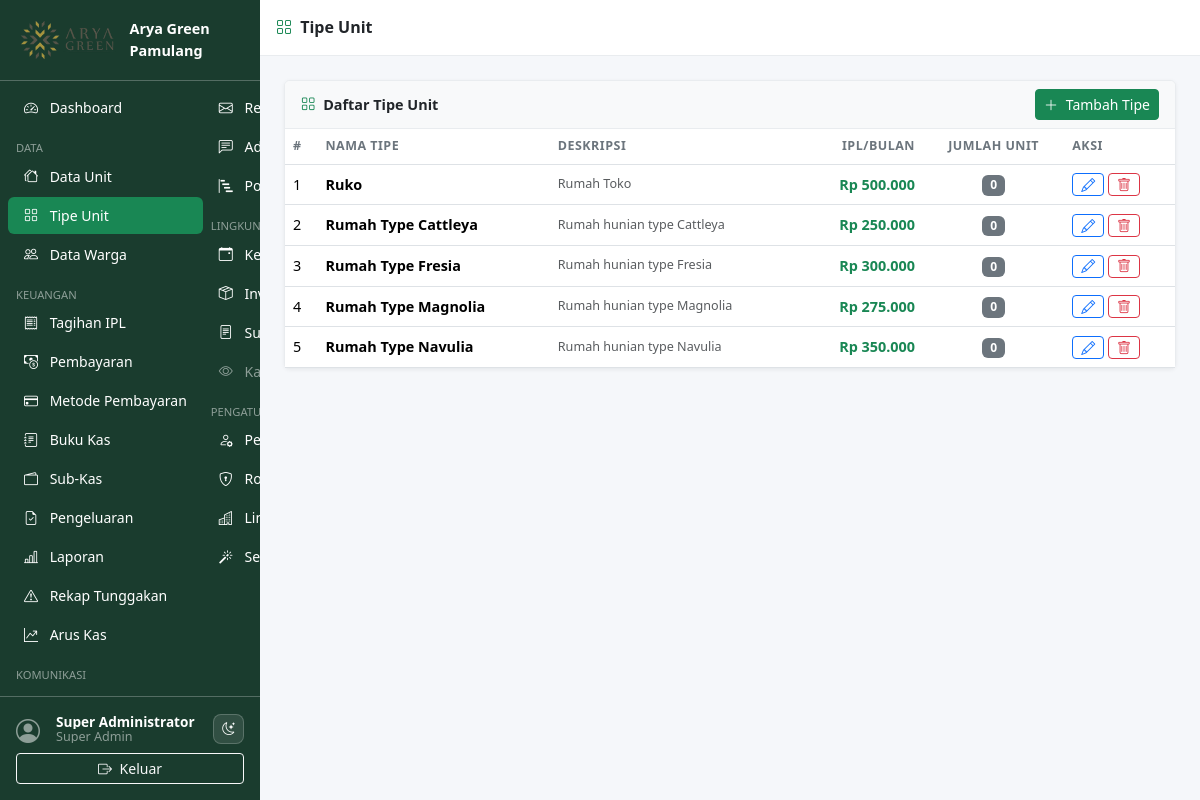
The app's page /pages/unit_types/index.php (signed in), older data.
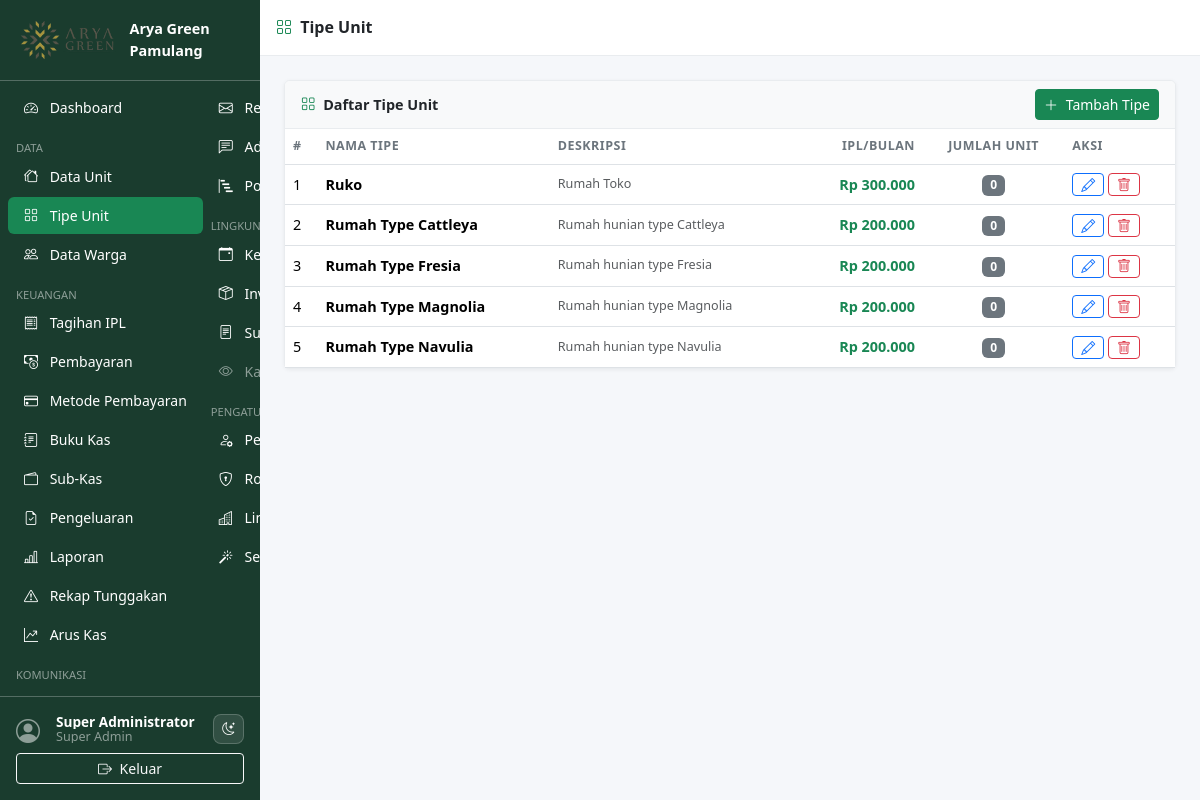
The same page, newer data.
### tables this page shows
CREATE TABLE `unit_types` (
  `id`          INT UNSIGNED AUTO_INCREMENT PRIMARY KEY,
  `name`        VARCHAR(100) NOT NULL,
  `description` TEXT DEFAULT NULL,
  `ipl_amount`  DECIMAL(12,2) NOT NULL DEFAULT 0,
  `created_at`  TIMESTAMP DEFAULT CURRENT_TIMESTAMP
);

### includes/auth.php (called while the page is built, shortened)
<?php
require_once __DIR__ . '/functions.php';
function auth_user(): array {
    return $_SESSION['auth_user'] ?? [];
}
function can(string $permission): bool {
    return in_array($permission, $_SESSION['permissions'] ?? [], true);
}

### includes/functions.php (called while the page is built, shortened)
<?php
function e(mixed $v): string {
    return htmlspecialchars((string)$v, ENT_QUOTES | ENT_SUBSTITUTE, 'UTF-8');
}
function idr(float $v): string {
    return 'Rp ' . number_format($v, 0, ',', '.');
}

### pages/unit_types/index.php (the view, shortened to what this page needs)
<?php
require_once __DIR__ . '/../../includes/auth.php';
require_once __DIR__ . '/../../includes/functions.php';
$db = db();
$types = $db->query(
    'SELECT ut.*, COUNT(u.id) AS unit_count
     FROM unit_types ut
     LEFT JOIN units u ON u.unit_type_id = ut.id
     GROUP BY ut.id
     ORDER BY ut.name'
)->fetch_all(MYSQLI_ASSOC);
include __DIR__ . '/../../includes/header.php';
include __DIR__ . '/../../includes/sidebar.php';
?>
<div class="content-wrapper">
  <div class="topbar d-flex align-items-center px-3 gap-2">
    <h6 class="mb-0 fw-semibold"><i class="bi bi-grid me-1 text-success"></i> Tipe Unit</h6>
  </div>
  <div class="main-content">
    <div class="card">
      <div class="card-header d-flex align-items-center justify-content-between">
        <span><i class="bi bi-grid me-1 text-success"></i> Daftar Tipe Unit</span>
        <?php if (can('units.create')): ?>
          <a href="form.php" class="btn btn-success btn-sm">
            <i class="bi bi-plus-lg me-1"></i> Tambah Tipe
          </a>
        <?php endif; ?>
      </div>
      <div class="card-body p-0">
        <div class="table-responsive">
          <table class="table table-hover mb-0">
            <thead><tr>
              <th>#</th>
              <th>Nama Tipe</th>
              <th>Deskripsi</th>
              <th class="text-end">IPL/Bulan</th>
              <th class="text-center">Jumlah Unit</th>
              <th>Aksi</th>
            </tr></thead>
            <tbody>
            <?php if (empty($types)): ?>
              <tr><td colspan="6" class="text-center text-muted py-4">Belum ada tipe unit.</td></tr>
            <?php else: foreach ($types as $i => $t): ?>
              <tr>
                <td><?= $i + 1 ?></td>
                <td><strong><?= e($t['name']) ?></strong></td>
                <td class="text-muted small"><?= e($t['description'] ?: '—') ?></td>
                <td class="text-end fw-semibold text-success"><?= idr((float)$t['ipl_amount']) ?></td>
                <td class="text-center">
                  <span class="badge bg-secondary"><?= (int)$t['unit_count'] ?></span>
                </td>
                <td>
                  <?php if (can('units.edit')): ?>
                    <a href="form.php?id=<?= $t['id'] ?>"
                       class="btn btn-sm btn-outline-primary py-0 px-2">
                      <i class="bi bi-pencil"></i>
                    </a>
                  <?php endif; ?>
                  <?php if (can('units.delete') && (int)$t['unit_count'] === 0): ?>
                    <form method="POST" class="d-inline">
                      <button type="submit" class="btn btn-sm btn-outline-danger py-0 px-2"
                              data-confirm="Hapus tipe unit <?= e($t['name']) ?>?">
                        <i class="bi bi-trash"></i>
                      </button>
                    </form>
                  <?php endif; ?>
                </td>
              </tr>
            <?php endforeach; endif; ?>
            </tbody>
          </table>
        </div>
      </div>
    </div>
  </div>
</div>
<?php include __DIR__ . '/../../includes/footer.php'; ?>

### includes/header.php (shortened to what this page needs)
<?php
$current_user = auth_user();
?>
<!DOCTYPE html>
<html lang="id">
<head>
  <link rel="stylesheet" href="https://cdn.jsdelivr.net/npm/bootstrap@5.3.3/dist/css/bootstrap.min.css">
  <link rel="stylesheet" href="https://cdn.jsdelivr.net/npm/bootstrap-icons@1.11.3/font/bootstrap-icons.min.css">
  <link rel="stylesheet" href="<?= APP_URL ?>/assets/css/style.css">
</head>
<body>
<div class="wrapper d-flex">

### includes/sidebar.php (shortened to what this page needs)
<?php
$current_uri = $_SERVER['REQUEST_URI'] ?? '';
function nav_active(string $path): string {
    global $current_uri;
    return str_contains($current_uri, $path) ? ' active' : '';
}
?>
<nav id="sidebar" class="sidebar d-flex flex-column flex-shrink-0 p-0">
  <a href="<?= APP_URL ?>/pages/dashboard.php"
     class="d-flex align-items-center p-3 text-white text-decoration-none sidebar-brand">
    <img src="<?= APP_URL ?>/assets/images/logo.png" alt="Logo" class="sidebar-logo me-2">
    <span class="fw-bold"><?= APP_NAME ?></span>
  </a>
  <hr class="text-white m-0">
  <ul class="nav nav-pills flex-column mb-auto px-2 py-2" style="overflow-y:auto">
    <?php if (can('dashboard.view')): ?>
    <li class="nav-item">
      <a href="<?= APP_URL ?>/pages/dashboard.php"
         class="nav-link text-white<?= nav_active('/dashboard') ?>">
        <i class="bi bi-speedometer2 me-2"></i> Dashboard
      </a>
    </li>
    <?php endif; ?>
    <?php if (can('units.view')): ?>
    <li class="nav-item mt-2">
      <small class="text-white-50 px-2 text-uppercase" style="font-size:.7rem">Data</small>
    </li>
    <li class="nav-item">
      <a href="<?= APP_URL ?>/pages/units/index.php"
         class="nav-link text-white<?= nav_active('/units/') ?>">
        <i class="bi bi-houses me-2"></i> Data Unit
      </a>
    </li>
    <li class="nav-item">
      <a href="<?= APP_URL ?>/pages/unit_types/index.php"
         class="nav-link text-white<?= nav_active('/unit_types') ?>">
        <i class="bi bi-grid me-2"></i> Tipe Unit
      </a>
    </li>
    <?php endif; ?>
    <?php if (can('residents.view')): ?>
    <li class="nav-item">
      <a href="<?= APP_URL ?>/pages/residents/index.php"
         class="nav-link text-white<?= nav_active('/residents') ?>">
        <i class="bi bi-people me-2"></i> Data Warga
      </a>
    </li>
    <?php endif; ?>
    <?php if (can('billing.view') || can('payments.view')): ?>
    <li class="nav-item mt-2">
      <small class="text-white-50 px-2 text-uppercase" style="font-size:.7rem">Keuangan</small>
    </li>
    <?php endif; ?>
    <?php if (can('billing.view')): ?>
    <li class="nav-item">
      <a href="<?= APP_URL ?>/pages/billing/index.php"
         class="nav-link text-white<?= nav_active('/billing') ?>">
        <i class="bi bi-receipt me-2"></i> Tagihan IPL
      </a>
    </li>
    <?php endif; ?>
    <?php if (can('payments.view')): ?>
    <li class="nav-item">
      <a href="<?= APP_URL ?>/pages/payments/index.php"
         class="nav-link text-white<?= nav_active('/payments') ?>">
        <i class="bi bi-cash-coin me-2"></i> Pembayaran
      </a>
    </li>
    <?php endif; ?>
    <?php if (can('payment_methods.view')): ?>
    <li class="nav-item">
      <a href="<?= APP_URL ?>/pages/payment_methods/index.php"
         class="nav-link text-white<?= nav_active('/payment_methods') ?>">
        <i class="bi bi-credit-card me-2"></i> Metode Pembayaran
      </a>
    </li>
    <?php endif; ?>
    <?php if (can('cashbook.view')): ?>
    <li class="nav-item">
      <a href="<?= APP_URL ?>/pages/cashbook/index.php"
         class="nav-link text-white<?= nav_active('/cashbook') ?>">
        <i class="bi bi-journal-text me-2"></i> Buku Kas
      </a>
    </li>
    <?php endif; ?>
    <?php if (can('kas.view')): ?>
    <li class="nav-item">
      <a href="<?= APP_URL ?>/pages/kas/index.php"
         class="nav-link text-white<?= nav_active('/kas/') ?>">
        <i class="bi bi-wallet2 me-2"></i> Sub-Kas
      </a>
    </li>
    <?php endif; ?>
    <?php if (can('expense.request') || can('expense.approve')): ?>
    <li class="nav-item">
      <a href="<?= APP_URL ?>/pages/expense/index.php"
         class="nav-link text-white<?= nav_active('/expense') ?>">
        <i class="bi bi-file-earmark-check me-2"></i> Pengeluaran
      </a>
    </li>
    <?php endif; ?>
    <?php if (can('reports.view')): ?>
    <li class="nav-item">
      <a href="<?= APP_URL ?>/pages/reports/index.php"
         class="nav-link text-white<?= nav_active('/reports/index') ?>">
        <i class="bi bi-bar-chart-line me-2"></i> Laporan
      </a>
    </li>
    <li class="nav-item">
      <a href="<?= APP_URL ?>/pages/reports/arrears.php"
         class="nav-link text-white<?= nav_active('/reports/arrears') ?>">
        <i class="bi bi-exclamation-triangle me-2"></i> Rekap Tunggakan
      </a>
    </li>
    <li class="nav-item">
      <a href="<?= APP_URL ?>/pages/reports/cashflow.php"
         class="nav-link text-white<?= nav_active('/reports/cashflow') ?>">
        <i class="bi bi-graph-up-arrow me-2"></i> Arus Kas
      </a>
    </li>
    <?php endif; ?>
    <?php if (can('billing.send_reminder') || can('complaints.view') || can('polls.view')): ?>
    <li class="nav-item mt-2">
      <small class="text-white-50 px-2 text-uppercase" style="font-size:.7rem">Komunikasi</small>
    </li>
    <?php endif; ?>
    <?php if (can('billing.send_reminder')): ?>
    <li class="nav-item">
      <a href="<?= APP_URL ?>/pages/billing/send_reminders.php"
         class="nav-link text-white<?= nav_active('/send_reminders') ?>">
        <i class="bi bi-envelope me-2"></i> Reminder Email
      </a>
    </li>
    <?php endif; ?>
    <?php if (can('complaints.view')): ?>
    <li class="nav-item">
      <a href="<?= APP_URL ?>/pages/complaints/index.php"
         class="nav-link text-white<?= nav_active('/complaints') ?>">
        <i class="bi bi-chat-left-text me-2"></i> Aduan Warga
      </a>
    </li>
    <?php endif; ?>
    <?php if (can('polls.view')): ?>
    <li class="nav-item">
      <a href="<?= APP_URL ?>/pages/polls/index.php"
         class="nav-link text-white<?= nav_active('/polls') ?>">
        <i class="bi bi-bar-chart-steps me-2"></i> Polling
      </a>
    </li>
    <?php endif; ?>
    <?php if (can('events.view') || can('inventory.view') || can('letters.view')): ?>
    <li class="nav-item mt-2">
      <small class="text-white-50 px-2 text-uppercase" style="font-size:.7rem">Lingkungan</small>
    </li>
    <?php endif; ?>
    <?php if (can('events.view')): ?>
    <li class="nav-item">
      <a href="<?= APP_URL ?>/pages/events/index.php"
         class="nav-link text-white<?= nav_active('/events') ?>">
        <i class="bi bi-calendar-event me-2"></i> Kegiatan
      </a>
    </li>
    <?php endif; ?>
    <?php if (can('inventory.view')): ?>
    <li class="nav-item">
      <a href="<?= APP_URL ?>/pages/inventory/index.php"
         class="nav-link text-white<?= nav_active('/inventory') ?>">
        <i class="bi bi-box-seam me-2"></i> Inventaris
      </a>
    </li>
    <?php endif; ?>
    <?php if (can('letters.view')): ?>
    <li class="nav-item">
      <a href="<?= APP_URL ?>/pages/letters/index.php"
         class="nav-link text-white<?= nav_active('/letters') ?>">
        <i class="bi bi-file-text me-2"></i> Surat RT
      </a>
    </li>
    <?php endif; ?>
    <li class="nav-item">
      <a href="<?= APP_URL ?>/pages/public/kas.php" target="_blank"
         class="nav-link text-white-50<?= nav_active('/public/kas') ?>">
        <i class="bi bi-eye me-2"></i> Kas Publik <i class="bi bi-box-arrow-up-right ms-1" style="font-size:.7rem"></i>
      </a>
    </li>
    <?php if (can('users.view') || can('roles.manage') || can('environments.view')): ?>
    <li class="nav-item mt-2">
      <small class="text-white-50 px-2 text-uppercase" style="font-size:.7rem">Pengaturan</small>
    </li>
    <?php endif; ?>
    <?php if (can('users.view')): ?>
    <li class="nav-item">
      <a href="<?= APP_URL ?>/pages/users/index.php"
         class="nav-link text-white<?= nav_active('/users') ?>">
        <i class="bi bi-person-gear me-2"></i> Pengguna
      </a>
    </li>
    <?php endif; ?>
    <?php if (can('roles.manage')): ?>
    <li class="nav-item">
      <a href="<?= APP_URL ?>/pages/roles/index.php"
         class="nav-link text-white<?= nav_active('/roles') ?>">
        <i class="bi bi-shield-lock me-2"></i> Roles & Akses
      </a>
    </li>
    <?php endif; ?>
    <?php if (can('environments.view')): ?>
    <li class="nav-item">
      <a href="<?= APP_URL ?>/pages/environments/index.php"
         class="nav-link text-white<?= nav_active('/environments') ?>">
        <i class="bi bi-buildings me-2"></i> Lingkungan
      </a>
    </li>
    <?php endif; ?>
    <?php if (can('users.create')): ?>
    <li class="nav-item">
      <a href="<?= APP_URL ?>/pages/onboarding/index.php"
         class="nav-link text-white<?= nav_active('/onboarding') ?>">
        <i class="bi bi-magic me-2"></i> Setup / Onboarding
      </a>
    </li>
    <?php endif; ?>
  </ul>
  <hr class="text-white m-0">
  <div class="p-3">
    <div class="d-flex align-items-center mb-2">
      <div class="avatar-sm me-2">
        <i class="bi bi-person-circle fs-4 text-white-50"></i>
      </div>
      <div class="text-white lh-1 flex-grow-1 overflow-hidden">
        <div class="fw-semibold text-truncate" style="font-size:.85rem"><?= e($current_user['name'] ?? '') ?></div>
        <small class="text-white-50"><?= e(ucwords(str_replace('_',' ', $current_user['role'] ?? ''))) ?></small>
      </div>
      <button type="button" class="dark-toggle sidebar-theme-toggle text-white ms-2" aria-label="Ganti tema" title="Ganti tema">
        <i class="bi bi-moon-stars"></i>
      </button>
    </div>
    <a href="<?= APP_URL ?>/auth/logout.php"
       class="btn btn-sm btn-outline-light w-100"
       onclick="return confirm('Yakin ingin keluar?')">
      <i class="bi bi-box-arrow-right me-1"></i> Keluar
    </a>
  </div>
</nav>

### includes/footer.php (shortened to what this page needs)
  </div>
</body>
</html>

### assets/css/style.css (style rules this page uses)
:root { --sidebar-width: 260px; --sidebar-bg: #1a3c2e; --sidebar-hover: #2d6a4f; --topbar-height: 56px; --page-bg: #f5f7fa; --surface: #ffffff; --surface-muted: #f8f9fa; --border-color: #e9ecef; --text-color: #212529; --muted-color: #6c757d; }
body { background: var(--page-bg); color: var(--text-color); font-size: .9rem; }
.wrapper { min-height: 100vh; }
.sidebar { width: var(--sidebar-width); height: 100vh; min-height: 0; background: var(--sidebar-bg); position: fixed; top: 0; left: 0; z-index: 1040; transition: transform .25s ease; overflow: hidden; }
.sidebar > .nav { flex: 1 1 auto; min-height: 0; overflow-y: auto; scrollbar-width: thin; scrollbar-color: rgba(255,255,255,.35) transparent; }
.sidebar > .p-3 { flex-shrink: 0; background: var(--sidebar-bg); }
.sidebar-brand { background: rgba(0,0,0,.2); }
.sidebar-logo { height: 48px; width: auto; object-fit: contain; }
.sidebar .nav-link { border-radius: 6px; margin-bottom: 2px; font-size: .875rem; }
.sidebar .nav-link.active { background: #198754; }
.content-wrapper { margin-left: var(--sidebar-width); width: calc(100% - var(--sidebar-width)); min-height: 100vh; display: flex; flex-direction: column; }
.topbar { height: var(--topbar-height); background: #fff; border-bottom: 1px solid #e9ecef; position: sticky; top: 0; z-index: 1030; }
.main-content { flex: 1; padding: 1.5rem; }
.card { border: 1px solid var(--border-color); background: var(--surface); box-shadow: 0 1px 4px rgba(0,0,0,.06); }
.card-header { background: var(--surface-muted); border-bottom: 1px solid var(--border-color); font-weight: 600; }
.table th { font-size: .78rem; text-transform: uppercase; letter-spacing: .04em; color: var(--muted-color); font-weight: 600; }
.table td { vertical-align: middle; }
.badge { font-size: .75rem; padding: .35em .65em; }
.dark-toggle { background: transparent; border: 1px solid var(--border-color); border-radius: 8px; padding: 4px 8px; font-size: .8rem; cursor: pointer; transition: background .2s, border-color .2s; }
.dark-toggle i { pointer-events: none; }
.sidebar-theme-toggle { background: rgba(255,255,255,.1); border-color: rgba(255,255,255,.2); }
.avatar-sm { width: 32px; height: 32px; }

Row changes from the older to the newer data that the page shows:
changed unit_types "Ruko": ipl_amount "Rp 500.000" → "Rp 300.000"
changed unit_types "Rumah Type Cattleya": ipl_amount "Rp 250.000" → "Rp 200.000"
changed unit_types "Rumah Type Fresia": ipl_amount "Rp 300.000" → "Rp 200.000"
changed unit_types "Rumah Type Magnolia": ipl_amount "Rp 275.000" → "Rp 200.000"
changed unit_types "Rumah Type Navulia": ipl_amount "Rp 350.000" → "Rp 200.000"
